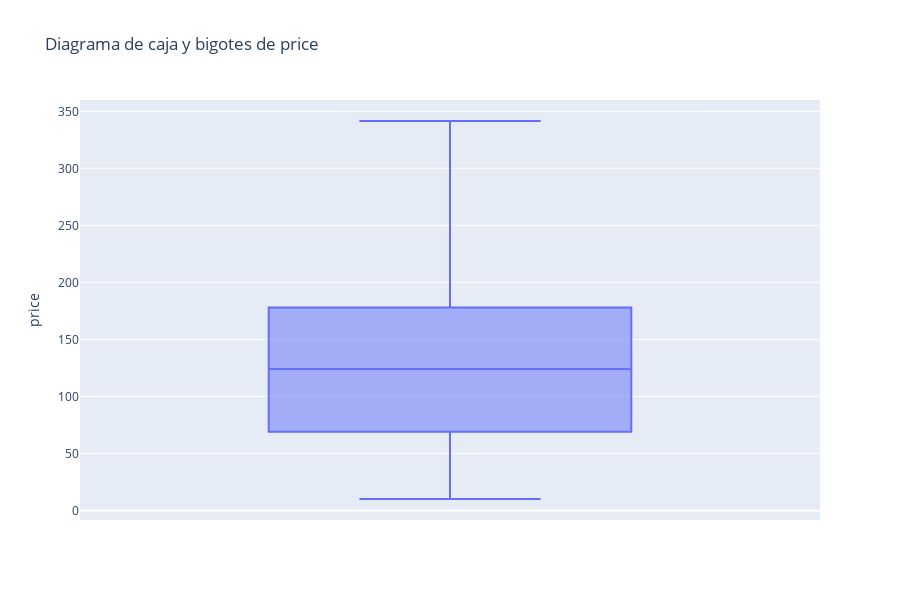

The cell this chart's notebook holds for it:
### Markdown cell above
### Graficos para presentacion - sin outliers

### Code cell
# Crear un diagrama de caja y bigotes con Plotly
fig = px.box(df_listings, y='price', template='plotly', title='Diagrama de caja y bigotes de price',height=600)

# Guardar el gráfico en un archivo HTML
# pio.write_html(fig, file='3_sinoutliers_price.html', auto_open=True)

# Mostrar el gráfico
fig.show()

### Figure 1 — Plotly figure (JSON) as saved in the notebook; plotly's stock layout.template omitted (floating-point values rounded to 4 significant figures; data arrays with more than 128 entries replaced by an {"elided": "..."} marker saying what was removed)
{"data": [{"alignmentgroup": "True", "hovertemplate": "price=%{y}<extra></extra>", "legendgroup": "", "marker": {"color": "#636efa"}, "name": "", "notched": false, "offsetgroup": "", "orientation": "v", "showlegend": false, "type": "box", "x0": " ", "xaxis": "x", "y": {"elided": "18519 float values"}, "y0": " ", "yaxis": "y"}], "layout": {"boxmode": "group", "height": 600, "legend": {"tracegroupgap": 0}, "title": {"text": "Diagrama de caja y bigotes de price"}, "xaxis": {"anchor": "y", "domain": [0, 1]}, "yaxis": {"anchor": "x", "domain": [0, 1], "title": {"text": "price"}}}}
